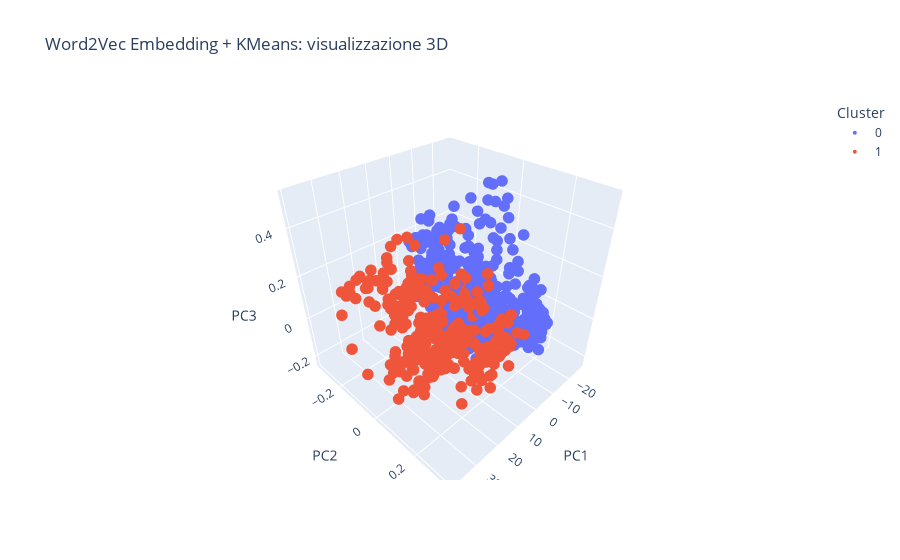

The notebook cell saved with this chart:
### Code cell
# 8. Grafico 3D interattivo con Plotly
fig = px.scatter_3d(
    df_plot,
    x='PC1', y='PC2', z='PC3',
    color='cluster',
    title='Word2Vec Embedding + KMeans: visualizzazione 3D',
    labels={'cluster':'Cluster'}
)
fig.update_traces(marker=dict(size=4))
fig.show()

### Figure 1 — Plotly figure (JSON) as saved in the notebook; plotly's stock layout.template omitted (floating-point values rounded to 4 significant figures; data arrays with more than 128 entries replaced by an {"elided": "..."} marker saying what was removed)
{"data": [{"hovertemplate": "Cluster=0<br>PC1=%{x}<br>PC2=%{y}<br>PC3=%{z}<extra></extra>", "legendgroup": "0", "marker": {"color": "#636efa", "size": 4, "symbol": "circle"}, "mode": "markers", "name": "0", "scene": "scene", "showlegend": true, "type": "scatter3d", "x": {"elided": "592 float values"}, "y": {"elided": "592 float values"}, "z": {"elided": "592 float values"}}, {"hovertemplate": "Cluster=1<br>PC1=%{x}<br>PC2=%{y}<br>PC3=%{z}<extra></extra>", "legendgroup": "1", "marker": {"color": "#EF553B", "size": 4, "symbol": "circle"}, "mode": "markers", "name": "1", "scene": "scene", "showlegend": true, "type": "scatter3d", "x": {"elided": "351 float values"}, "y": {"elided": "351 float values"}, "z": {"elided": "351 float values"}}], "layout": {"legend": {"title": {"text": "Cluster"}, "tracegroupgap": 0}, "scene": {"domain": {"x": [0, 1], "y": [0, 1]}, "xaxis": {"title": {"text": "PC1"}}, "yaxis": {"title": {"text": "PC2"}}, "zaxis": {"title": {"text": "PC3"}}}, "title": {"text": "Word2Vec Embedding + KMeans: visualizzazione 3D"}}}
